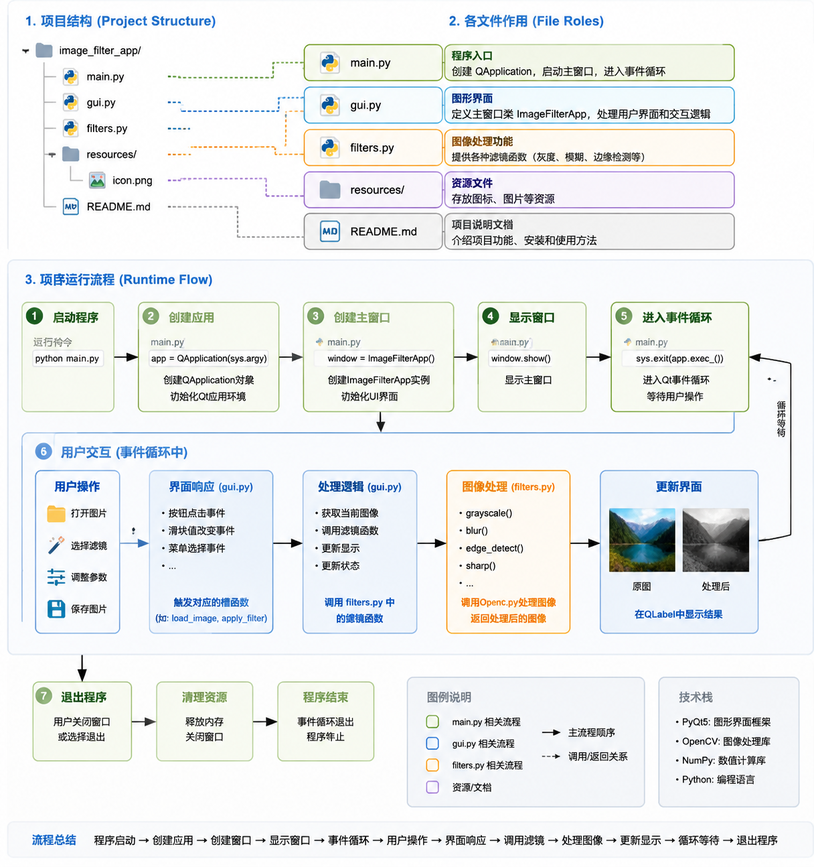
#> input picture resources/info.png, 814 x 867 px, shrunk from 1216 x 1294 before the run
$ python -i filters.py   (imports and definitions only)
#> lines starting #> are read from the running program, lines starting #| are printed output that depends on the picture
#> further down, picture is the input picture: shape (867, 814, 3); mean B, G, R 237.6, 237.5, 234.9
import cv2

def grayscale(img):
    """灰度滤镜"""
    return cv2.cvtColor(img, cv2.COLOR_BGR2GRAY)

def blur(img, ksize=(5,5)):
    """模糊滤镜"""
    return cv2.GaussianBlur(img, ksize, 0)

def edge_detect(img):
    """边缘检测"""
    gray = cv2.cvtColor(img, cv2.COLOR_BGR2GRAY)
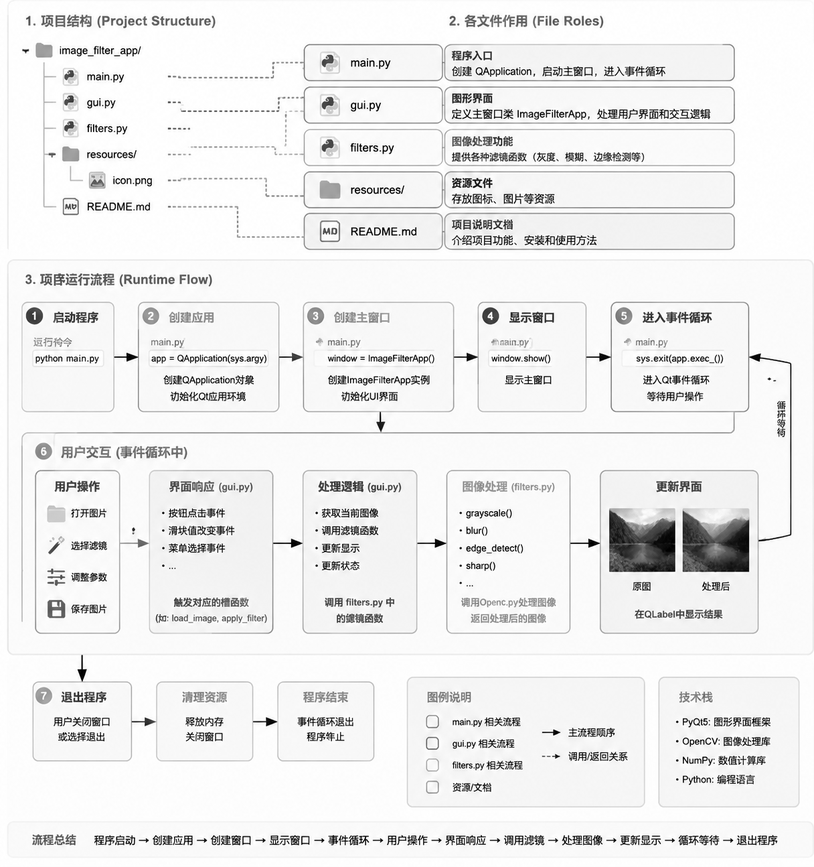
#> gray: shape (867, 814); min 0, max 255, mean 236.7
    edges = cv2.Canny(gray, 100, 200)
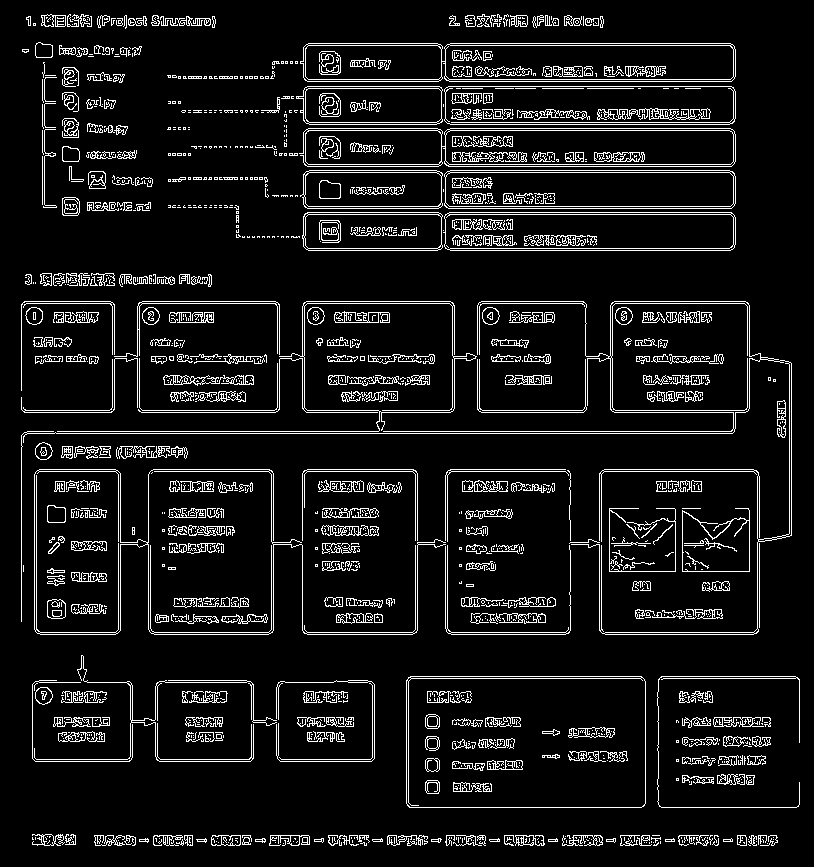
#> edges: shape (867, 814); 8.8% white in thin lines or dots
    # Canny 输出是单通道，要转成3通道显示
    return cv2.cvtColor(edges, cv2.COLOR_GRAY2BGR)
#> returned value: shape (867, 814, 3); 8.8% white in thin lines or dots

>>> import cv2
>>> picture = cv2.imread('resources/info.png')
>>> result = edge_detect(picture)
